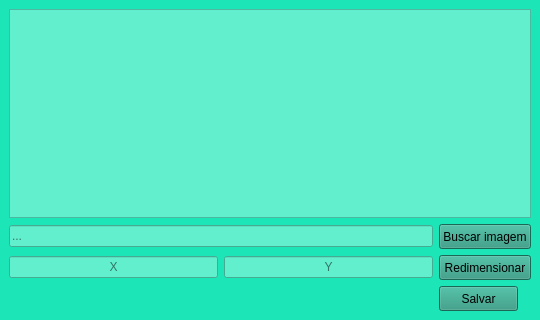
<?xml version="1.0" encoding="UTF-8"?>
<ui version="4.0">
 <class>MainWindow</class>
 <widget class="QMainWindow" name="MainWindow">
  <property name="geometry">
   <rect>
    <x>0</x>
    <y>0</y>
    <width>540</width>
    <height>320</height>
   </rect>
  </property>
  <property name="minimumSize">
   <size>
    <width>540</width>
    <height>320</height>
   </size>
  </property>
  <property name="windowTitle">
   <string>Image Resizer</string>
  </property>
  <property name="styleSheet">
   <string notr="true">background: #1ce6b7;</string>
  </property>
  <widget class="QWidget" name="centralwidget">
   <layout class="QGridLayout" name="gridLayout">
    <item row="2" column="0" colspan="2">
     <widget class="QLineEdit" name="inputFilePath">
      <property name="enabled">
       <bool>false</bool>
      </property>
      <property name="styleSheet">
       <string notr="true">background: #62efce</string>
      </property>
      <property name="alignment">
       <set>Qt::AlignLeading|Qt::AlignLeft|Qt::AlignVCenter</set>
      </property>
      <property name="placeholderText">
       <string>...</string>
      </property>
     </widget>
    </item>
    <item row="3" column="2">
     <widget class="QPushButton" name="resizeButton">
      <property name="minimumSize">
       <size>
        <width>0</width>
        <height>25</height>
       </size>
      </property>
      <property name="cursor">
       <cursorShape>PointingHandCursor</cursorShape>
      </property>
      <property name="styleSheet">
       <string notr="true">background: #25937a;</string>
      </property>
      <property name="text">
       <string>Redimensionar</string>
      </property>
     </widget>
    </item>
    <item row="2" column="2">
     <widget class="QPushButton" name="searchFileButton">
      <property name="minimumSize">
       <size>
        <width>0</width>
        <height>25</height>
       </size>
      </property>
      <property name="cursor">
       <cursorShape>PointingHandCursor</cursorShape>
      </property>
      <property name="styleSheet">
       <string notr="true">background: #25937a;</string>
      </property>
      <property name="text">
       <string>Buscar imagem</string>
      </property>
     </widget>
    </item>
    <item row="3" column="1">
     <widget class="QLineEdit" name="inputHeight">
      <property name="enabled">
       <bool>true</bool>
      </property>
      <property name="styleSheet">
       <string notr="true">background: #62efce</string>
      </property>
      <property name="alignment">
       <set>Qt::AlignCenter</set>
      </property>
      <property name="placeholderText">
       <string>Y</string>
      </property>
     </widget>
    </item>
    <item row="3" column="0">
     <widget class="QLineEdit" name="inputWidth">
      <property name="enabled">
       <bool>true</bool>
      </property>
      <property name="styleSheet">
       <string notr="true">background: #62efce</string>
      </property>
      <property name="alignment">
       <set>Qt::AlignCenter</set>
      </property>
      <property name="placeholderText">
       <string>X</string>
      </property>
     </widget>
    </item>
    <item row="1" column="0" colspan="3">
     <widget class="QScrollArea" name="scrollArea">
      <property name="styleSheet">
       <string notr="true">background: #62efce</string>
      </property>
      <property name="widgetResizable">
       <bool>true</bool>
      </property>
      <widget class="QWidget" name="scrollAreaWidgetContents">
       <property name="geometry">
        <rect>
         <x>0</x>
         <y>0</y>
         <width>520</width>
         <height>207</height>
        </rect>
       </property>
       <layout class="QGridLayout" name="gridLayout_2">
        <item row="0" column="0">
         <widget class="QLabel" name="mainLabel">
          <property name="enabled">
           <bool>false</bool>
          </property>
          <property name="styleSheet">
           <string notr="true">background: #62efce; font-size: 20px;</string>
          </property>
          <property name="text">
           <string/>
          </property>
          <property name="alignment">
           <set>Qt::AlignCenter</set>
          </property>
         </widget>
        </item>
       </layout>
      </widget>
     </widget>
    </item>
    <item row="4" column="2">
     <widget class="QPushButton" name="saveButton">
      <property name="minimumSize">
       <size>
        <width>79</width>
        <height>25</height>
       </size>
      </property>
      <property name="maximumSize">
       <size>
        <width>55</width>
        <height>24</height>
       </size>
      </property>
      <property name="cursor">
       <cursorShape>PointingHandCursor</cursorShape>
      </property>
      <property name="styleSheet">
       <string notr="true">background: #25937a;</string>
      </property>
      <property name="text">
       <string>Salvar</string>
      </property>
     </widget>
    </item>
    <item row="4" column="0" colspan="2">
     <widget class="QLabel" name="warnings">
      <property name="enabled">
       <bool>false</bool>
      </property>
      <property name="styleSheet">
       <string notr="true">color: red; font-size: 13px; background: #1ce6b7;</string>
      </property>
      <property name="text">
       <string/>
      </property>
      <property name="alignment">
       <set>Qt::AlignCenter</set>
      </property>
     </widget>
    </item>
   </layout>
  </widget>
 </widget>
 <resources/>
 <connections/>
</ui>
